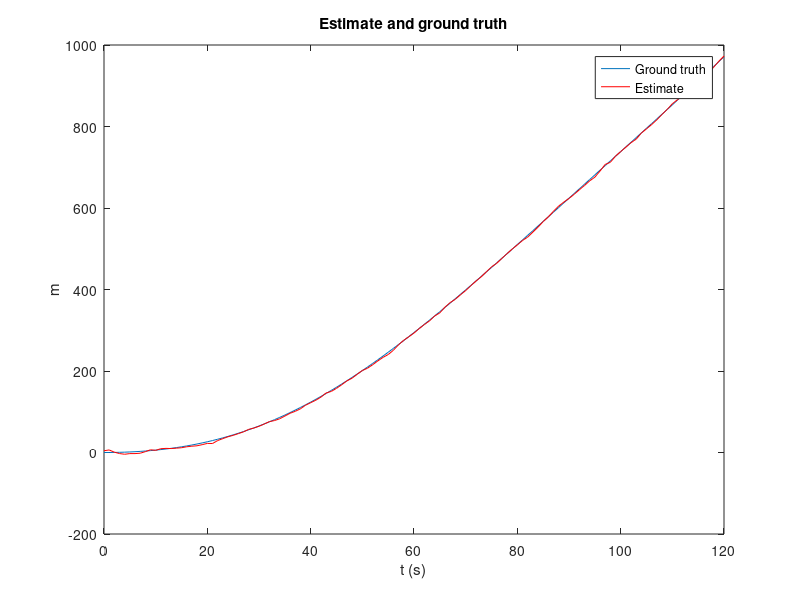
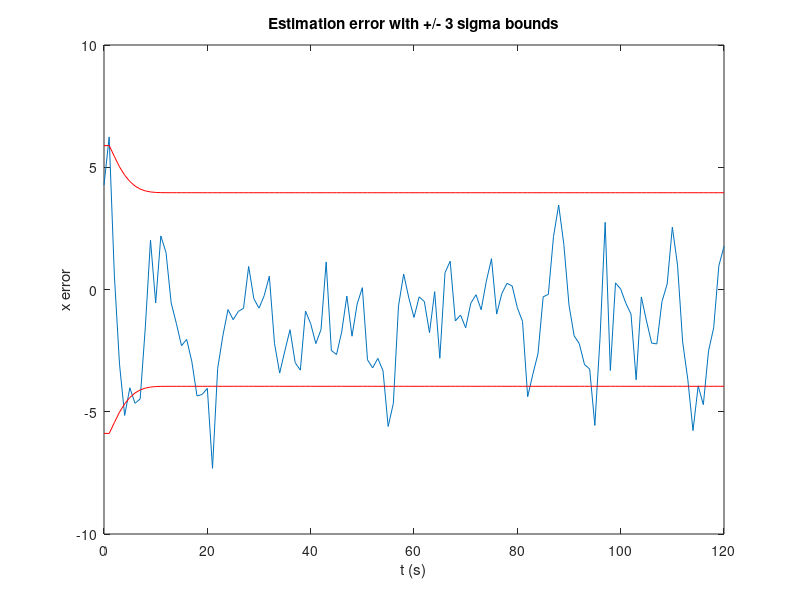

MATLAB code for these plots, in order:
% Model for a fast implementation of Kalman filter
% Ph. Bonnifait
clear
clc
load simulated_data.mat; %load variables in the workspace

nepoch=length(t);

%size of the state
n=2; %for instance X=(x,y,vx,vy) - to be changed

% Variables used to store the results
Xs=zeros(n,nepoch); 
%If we want to store some terms of the covariance matrix, wr allocate
%before some memory
Px1=zeros(1,nepoch); %variance
Px1x2=zeros(1,nepoch); %covariance

% Initial state of the filter (to be changed)
X=zeros(n,1);
P=100*eye(n,n);
C = [1,0]
Qv = 0.1; % standard deviation of the noise on the model
for i=1:nepoch
    % first we compute the matrices of the model
    Q = [1/4*Qv,0;0,Qv]; % random noise on the model
    A = [1,1;0,1]; % no command
    R = gps.sx; % random noise on the measurements
    Y = gps.x(i);
    % measurement update (estimation)
    % error on the estimation
    epsilon = Y-C*X;
    K = P*C'*1/(C*P*C'+R); % Kalman gain (Pxy)*Py-1
    X = X+K*epsilon; % update of X (Xk|k)
    P = (eye(2)-K*C)*P*(eye(2)-K*C)'+K*R*K'; % cov matrix of the update (Pk|k)
    
    % Storage (corresponds to the output of the filter)
    Xs(:,i)=X;
    Px1(i)=P(1,1);
    Px1x2(i)=P(1,2);
    %...
    
    % time update (prediction)
    X = A*X; % prediction (Xk|k-1)

    % covariance matrix of the estimate
    P = A*P*A'+Q; % cov matrix of the prediction (Pk|k-1)



end

% Estimate + reference display
figure
plot(t,strada.x,t,Xs(1,:)','r');
ylabel('m');
xlabel('t (s)');
title('Estimate and ground truth');
legend('Ground truth','Estimate');

% Errors display with +/- 3 sigma bounds
figure;
plot(t,Xs(1,:)'-strada.x);zoom on;hold on;
plot(t,3*sqrt(Px1),'r');plot(t,-3*sqrt(Px1),'r');ylabel('x error');
xlabel('t (s)');
title('Estimation error with +/- 3 sigma bounds');

disp(['Error mean in x= ', num2str(mean(Xs(1,:)'-strada.x)),...
      '. Error max in x= ', num2str(max(abs(Xs(1,:)'-strada.x)))]);
